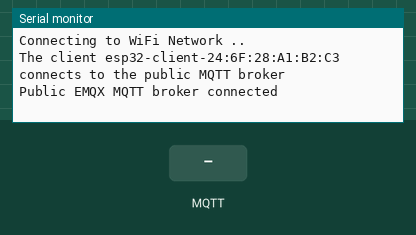
This sketch was run on a simulated ESP32. Parts: the last lines printed to the serial monitor. Inputs (shaded band) come from the test bench. WiFi joins after 1.5 s; servers stay silent unless stated; no MQTT or app messages arrive unless stated; web services answer with replies made up by the test bench.

Above: at 1.2 s.
1.3 s: MQTT message "1" arrives on the first subscribed topic
At 2.8 s:
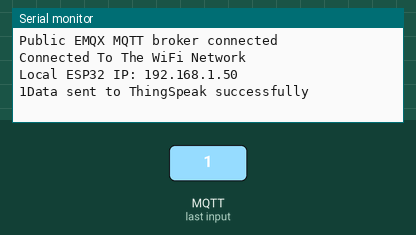
3.0 s: MQTT message "0" arrives on the first subscribed topic
At 4.7 s:
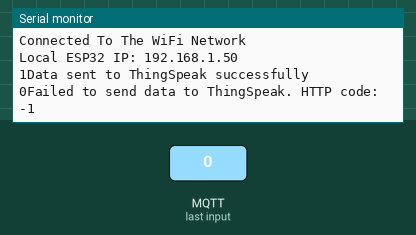
5.7 s: MQTT message "on" arrives on the first subscribed topic
At 7.7 s:
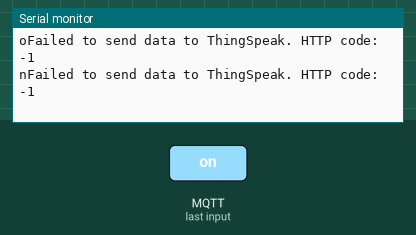
8.1 s: MQTT message "off" arrives on the first subscribed topic
At 9.8 s:
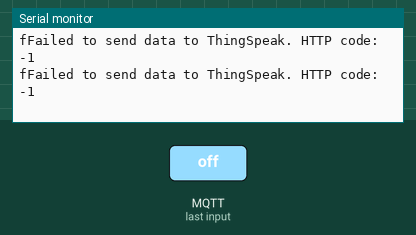

The sketch:

ESP.ino
```cpp
#include <WiFi.h>
#include <PubSubClient.h>
#include <HTTPClient.h>

// WiFi
const char *ssid = "OPPO A5 2020";   // Enter your Wi-Fi name
const char *password = "waliahmad";  // Enter Wi-Fi password

// MQTT Broker
const char *mqtt_broker = "test.mosquitto.org";
const char *topic = "rgb";
const char *mqtt_username = "";
const char *mqtt_password = "";
const int mqtt_port = 1883;

// ThingSpeak
const char *thingSpeakApiKey = "BLVZ15542DF9TI7K";
const char *thingSpeakUrl = "http://api.thingspeak.com/update?api_key=";

WiFiClient espClient;
PubSubClient client(espClient);

void setup() {
  Serial.begin(9600);
  WiFi.mode(WIFI_STA);
  WiFi.onEvent(ConnectedToAP_Handler, ARDUINO_EVENT_WIFI_STA_CONNECTED);
  WiFi.onEvent(GotIP_Handler, ARDUINO_EVENT_WIFI_STA_GOT_IP);
  WiFi.onEvent(WiFi_Disconnected_Handler, ARDUINO_EVENT_WIFI_STA_DISCONNECTED);
  WiFi.begin(ssid, password);
  Serial.println("Connecting to WiFi Network ..");
  //connecting to an MQTT broker
  client.setServer(mqtt_broker, mqtt_port);
  client.setCallback(callback);
  while (!client.connected()) {
    String client_id = "esp32-client-";
    client_id += String(WiFi.macAddress());
    Serial.printf("The client %s connects to the public MQTT broker\n", client_id.c_str());
    if (client.connect(client_id.c_str(), mqtt_username, mqtt_password)) {
      Serial.println("Public EMQX MQTT broker connected");
    } else {
      Serial.print("failed with state ");
      Serial.print(client.state());
      delay(2000);
    }
  }

  client.subscribe(topic);
}

void callback(char *topic, byte *payload, unsigned int length) {
  for (int i = 0; i < length; i++) {
    Serial.write((char)payload[i]);
    sendDataToThingSpeak(String((char)payload[i]));  // Send data to ThingSpeak
  }
  Serial.println();
}

void loop() {
  client.loop();
  delay(2000);
}

void ConnectedToAP_Handler(WiFiEvent_t wifi_event, WiFiEventInfo_t wifi_info) {
  Serial.println("Connected To The WiFi Network");
}

void GotIP_Handler(WiFiEvent_t wifi_event, WiFiEventInfo_t wifi_info) {
  Serial.print("Local ESP32 IP: ");
  Serial.println(WiFi.localIP());
}

void WiFi_Disconnected_Handler(WiFiEvent_t wifi_event, WiFiEventInfo_t wifi_info) {
  Serial.println("Disconnected From WiFi Network");
  // Attempt Re-Connection
  WiFi.begin(ssid, password);
}

void sendDataToThingSpeak(String data) {
  // Create a HTTP client object
  HTTPClient http;
  // Construct the ThingSpeak URL with your API key and data
  String url = "";

  if (data == "1") {
    url = String(thingSpeakUrl) + String(thingSpeakApiKey) + "&field1=" + "1" + "&field2=" + "1" + "&field3=" + "0"+ "&field4=" + "0";
  }
  if (data == "2") {
    url = String(thingSpeakUrl) + String(thingSpeakApiKey) + "&field1=" + "1" + "&field2=" + "0" + "&field3=" + "1"+ "&field4=" + "0";
  }
  if (data == "3") {
    url = String(thingSpeakUrl) + String(thingSpeakApiKey) + "&field1=" + "1" + "&field2=" + "1" + "&field3=" + "1"+ "&field4=" + "0";
  }
  if (data == "4") {
    url = String(thingSpeakUrl) + String(thingSpeakApiKey) + "&field1=" + "0" + "&field2=" + "0" + "&field3=" + "0"+ "&field4=" + "1";
  }
  if (data == "5") {
    url = String(thingSpeakUrl) + String(thingSpeakApiKey) + "&field1=" + "0" + "&field2=" + "0" + "&field3=" + "0"+ "&field4=" + "0";
  }

  // Begin the HTTP request
  http.begin(url);

  // Send the HTTP GET request
  int httpCode = http.GET();

  // Check the HTTP response code
  if (httpCode == HTTP_CODE_OK) {
    Serial.println("Data sent to ThingSpeak successfully");
  } else {
    Serial.print("Failed to send data to ThingSpeak. HTTP code: ");
    Serial.println(httpCode);
  }

  // End the HTTP request
  http.end();
}
```

Measured:
- after the input at 1.3 s, the serial monitor: prints a new line after 0.80 s (image 1)
- after the input at 3.0 s, the serial monitor: prints a new line after 1.3 s (image 2)
- after the input at 5.7 s, the serial monitor: prints a new line after 0.80 s (image 3)
- after the input at 8.1 s, the serial monitor: prints a new line after 1.0 s (image 4)
